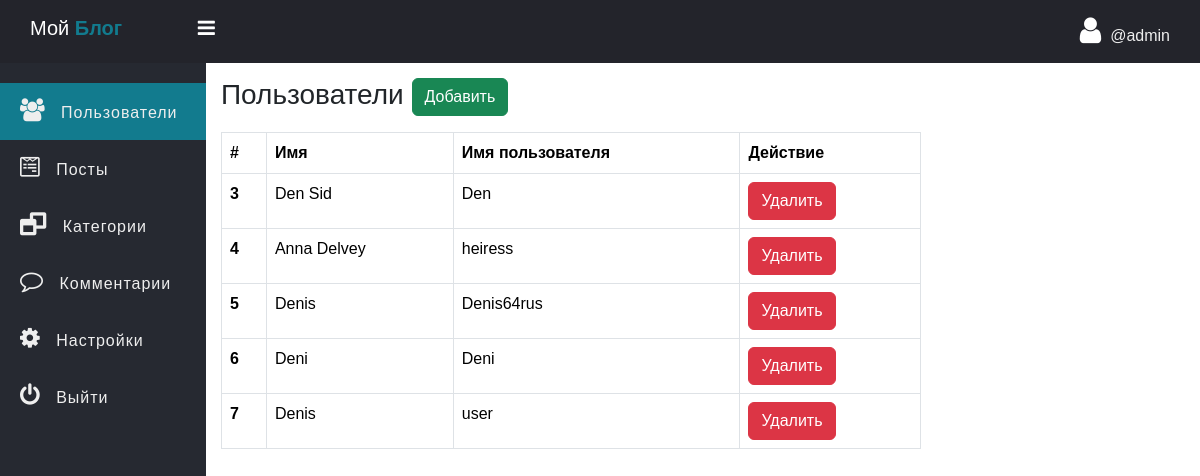
Page /admin/users.php (signed in) on the committed database.
### tables this page shows
CREATE TABLE `users` (
  `id` int NOT NULL,
  `fname` varchar(255) NOT NULL,
  `username` varchar(255) NOT NULL,
  `password` varchar(255) NOT NULL
);

### admin/data/User.php (called while the page is built, shortened)
<?php
function getAll($conn) {
	$sql = "SELECT id, fname, username FROM users";
	$stmt = $conn->prepare($sql);
	$stmt->execute();
	if($stmt->rowCount() >= 1){
		$data = $stmt->fetchAll();
		return $data;
	}else {
		return 0;
	}
}

### admin/users.php (the view, shortened to what this page needs)
<?php
if (isset($_SESSION['admin_id']) && isset($_SESSION['username'])) {
 ?>
<!DOCTYPE html>
<html>
<head>
	<link rel="stylesheet" href="https://stackpath.bootstrapcdn.com/font-awesome/4.7.0/css/font-awesome.min.css">
	<link href="https://cdn.jsdelivr.net/npm/bootstrap@5.3.2/dist/css/bootstrap.min.css" rel="stylesheet">
	<link rel="stylesheet" href="../css/side-bar.css">
	<link rel="stylesheet" href="../css/style.css">
</head>
<body>
<?php
	include "inc/side-nav.php";
	include_once("data/User.php");
	include_once("../db_conn.php");
	$users = getAll($conn);
?>
	<div class="main-table">
		<h3 class="mb-3">Пользователи
			<a href="../signup.php" class="btn btn-success">Добавить</a></h3>
		<?php if ($users != 0) { ?>
		<table class="table t1 table-bordered">
		 	<thead>
		    	<tr>
		      		<th scope="col">#</th>
		      		<th scope="col">Имя</th>
		      		<th scope="col">Имя пользователя</th>
		      		<th scope="col">Действие</th>
		    	</tr>
		  	</thead>
		  	<tbody>
		  		<?php foreach ($users as $user) { ?>
		    	<tr>
		      		<th scope="row"><?=$user['id'] ?></th>
				     <td><?=$user['fname'] ?></td>
				     <td><?=$user['username'] ?></td>
				     <td>
				     	<a href="user-delete.php?user_id=<?=$user['id'] ?>" class="btn btn-danger">Удалить</a>
				     </td>
		    	</tr>
		    	<?php } ?>
		  	</tbody>
		</table>
	<?php }else{ ?>
		<div class="alert alert-warning">
			Пусто
		</div>
	<?php } ?>
	</div>
	</section>
	</div>
</body>
</html>
<?php }else {
	header("Location: ../admin-login.php");
	exit;
} ?>

### css/side-bar.css (style rules this page uses)
* { padding: 0; margin: 0; box-sizing: border-box; font-family: arial, sans-serif; }

### css/style.css (style rules this page uses)
.main-table { width: 90%; max-width: 700px; }

### rows in the picture
users: id "3", fname "Den Sid", username "Den"
users: id "4", fname "Anna Delvey", username "heiress"
users: id "5", fname "Denis", username "Denis64rus"
users: id "6", fname "Deni", username "Deni"
users: id "7", fname "Denis", username "user"

### other values in the picture
$_SESSION['username'] "admin"
